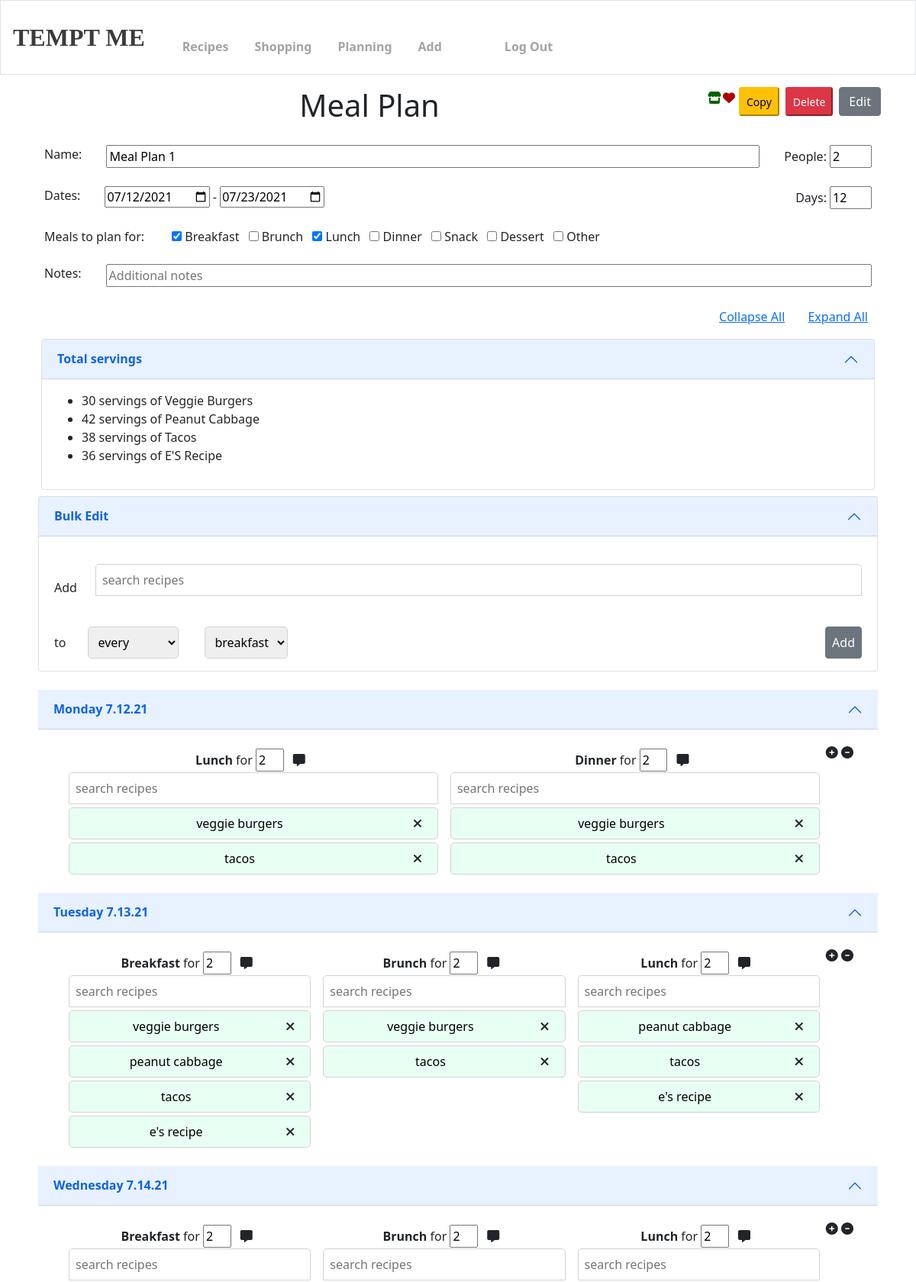
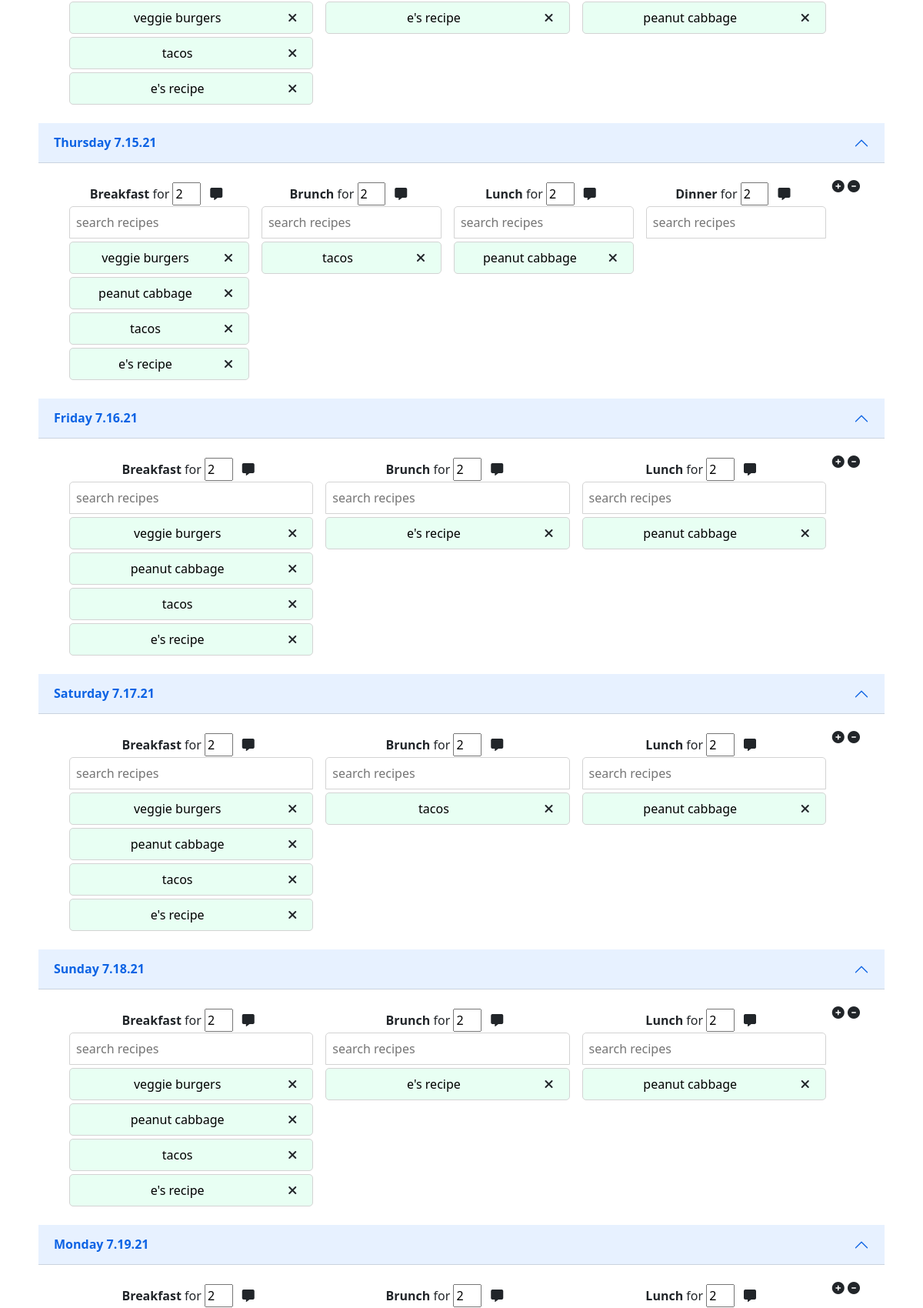
/recipes/28/edit_plan/ (signed in, upper part), run on the app's committed database (2 pictures, top to bottom).
### recipes/models.py (models this page shows, shortened)
class MealPlan(models.Model):
    name = models.CharField(max_length = 256)
    user = models.ForeignKey(User, on_delete=models.SET_NULL, null=True, blank=True)
    notes = models.CharField(max_length = 1024, null = True, blank = True)
    start_date = models.DateField(auto_now=False, auto_now_add=False, null=True, blank=True)
    end_date = models.DateField(auto_now=False, auto_now_add=False, null=True, blank=True)
    days = models.IntegerField(default = '7')
    people = models.IntegerField(default = '2')
    def __meal_field():
        return models.BooleanField(default = False)
    breakfast = __meal_field()
    brunch = __meal_field()
    lunch = __meal_field()
    dinner = __meal_field()
    snack = __meal_field()
    dessert = __meal_field()
    other = __meal_field()
    def get_recipe_amounts(self):
        recipe_list = {}
        for pm in self.planned_meals.all():
            for recipe in pm.recipes.all():
                if recipe in recipe_list.keys():
                    recipe_list[recipe] += pm.servings
                else:
                    recipe_list[recipe] = pm.servings
        return recipe_list

class CommonInfo(models.Model):
    name = models.CharField(max_length = 256)
    description = models.CharField(max_length = 1024, null = True, blank = True)
    user = models.ForeignKey(User, on_delete=models.SET_NULL, null=True, blank=True)
    class Meta:
        abstract = True
    def __str__(self):
        return self.name

class Recipe(CommonInfo):
    prep_time = models.IntegerField(null = True, blank = True)
    cook_time = models.IntegerField(null = True, blank = True)
    servings = models.IntegerField(default = 4)
    photo = models.ImageField(upload_to = "recipes/", null = True, blank = True)
    notes = models.CharField(max_length = 2048, null = True, blank = True)
    author = models.CharField(max_length = 150, default = "Anonymous")
    public = models.BooleanField(default = False)
    personalized = models.BooleanField(default = False)
    snack_or_meal = models.CharField(
        max_length = 10,
        choices = MEAL_CHOICES,
        default = 'MEAL'
    )

class PlannedMeal(models.Model):
    user = models.ForeignKey(User, on_delete=models.SET_NULL, null=True, blank=True)
    meal_plan = models.ForeignKey(MealPlan, on_delete = models.CASCADE, related_name = 'planned_meals')
    meal = models.CharField(
        max_length = 10,
        choices = MEALTIME_CHOICES,
        default = "DINNER"
    )
    servings = models.IntegerField(default = '2')
    day = models.IntegerField()
    recipes = models.ManyToManyField(Recipe, blank = True)
    notes = models.CharField(max_length = 226, null = True, blank = True)

### recipes/views.py (the view)
# urls.py: path('<int:plan_id>/edit_plan/', views.display_edit_plan, name='display_edit_plan'),
@login_required
def display_edit_plan(request, plan_id):
    ctx = get_display_edit_plan_ctx(request, plan_id)
    return render(request, 'recipes/edit_meal_plan.html', context = ctx)

### recipes/templates/recipes/edit_meal_plan.html (shortened to what this page needs)
{% extends 'base.html' %}
{% block main %}
    {% load recipe_extras %}
    {% include 'recipes/fav_shop_plan_bar.html' %}
    <div class='txt-align-c'>
        <h1>Meal Plan</h1>
    </div>
    <form name='edit_meal_plan' action='{% url "recipes:update_plan" plan.id %}' method='post'>
        {% include 'recipes/plan_base_info.html' %}
        <div class='m-2'>{% include 'recipes/expand_collapse.html' %}</div>
        <br>
        <br>
        <div id='contents' class='container'>
            {% include 'recipes/contents.html' %}
        </div>
        <div id='plan-container' class='plan-container m-2'>
            {% include 'recipes/plan_days.html' %}
        </div>
    </form>
{% endblock %}

### recipes/templates/recipes/plan_base_info.html (shortened to what this page needs)
{% load recipe_extras %}
<div class='container'>
    <div class='row'>
        <div class='col-sm-auto m-1'>
            Name:
        </div>
        <div class='col m-1'>
            {% if display_only %}
                <h6>{{ plan.name }}</h6>
            {% else %}
                {% if plan.name %}
                    <input type='name' name='name' value='{{ plan.name }}' class='w-100' autocomplete="off">
                {% elif plan_number %}
                    <input type='name' name='name' value='Meal Plan {{ plan_number }}' class='w-100' autocomplete="off">
                {% else %}
                    <input type='name' name='name' placeholder='name' class='w-100' autocomplete="off">
                {% endif %}
            {% endif %}
        </div>
        <div class='col-sm-auto m-1'>
            People:
            {% if display_only %}
                {{ plan.people }}
            {% else %}
                {% if plan %}
                    <input name='people' id='people' type='number' data-original='{{ plan.people }}' value='{{ plan.people }}' step='1' class='num-input'>
                {% else %}
                    <input name='people' id='people' type='number' data-original='2' value='2' step='1' class='num-input'>
                {% endif %}
            {% endif %}
        </div>
    </div>
    <div class='row'>
        <div class='col-sm-auto m-1'>
            Dates:
        </div>
        <div class='col m-1'>
            {% if display_only %}
                {{ plan.start_date }} - {{ plan.end_date }}
            {% else %}
                {% if plan %}
                    <input type='date' name='startdate' value='{{ plan.start_date|date:"c"}}' id='startdate' class='date-input'>
                    -
                    <input type='date' name='enddate' value='{{ plan.end_date|date:"c" }}' id='enddate' class='date-input'>
                {% else %}
                    <input type='date' name='startdate' id='startdate' value='{{ today }}' class='date-input'>
                    -
                    <input type='date' name='enddate' value='{{ today }}' id='enddate' class='date-input'>
                {% endif %}
            {% endif %}
        </div>
        <div class='col-sm-auto m-1'>
            Days:
            {% if display_only %}
                {{ plan.days }}
            {% else %}
                {% if plan %}
                    <input type='number' class='num-input' value='{{ plan.days }}' name='days' id='days' step='1' min='0'>
                {% else %}
                    <input type='number' class='num-input' value='7' name='days' id='days' step='1' min='0'>
                {% endif %}
            {% endif %}
        </div>
    </div>
    <div class='row'>
        {% if not display_only %}
            <div class='col-sm-auto m-1'>
                Meals to plan for:
            </div>
            <div class='col m-1'>
                {% for meal_time_choice in meal_time_choices %}
                    <span class='p-1'>
                        {% if plan %}
                            {% if meal_time_choice.1 in meals %}
                                <input type='checkbox' class='meal_time_choices' checked name='{{ meal_time_choice.1 }}' value='{{ meal_time_choice.1 }}'> <label for='{{ meal_time_choice.1 }}'>{{ meal_time_choice.1|title }}</label>
                            {% else %}
                                <input type='checkbox' class='meal_time_choices' name='{{ meal_time_choice.1 }}' value='{{ meal_time_choice.1 }}'> <label for='{{ meal_time_choice.1 }}'>{{ meal_time_choice.1|title }}</label>
                            {% endif %}
                        {% endif %}
                    </span>
                {% endfor %}
            </div>
        {% endif %}
    </div>
    <div class='row'>
        {% if display_only %}
            {% if plan.notes %}
                <div class='col-sm-auto m-1'>
                    Notes:
                </div>
                <div class='col m-1'>
                    {{ plan.notes }}
                </div>
            {% endif %}
        {% else %}
            <div class='col-sm-auto m-1'>
                Notes:
            </div>
            <div class='col m-1'>
                {% if plan.notes %}
                    <input name='notes' type='text' value='{{ plan.notes }}' autocomplete="off" class='w-100'>
                {% else %}
                    <input name='notes' type='text' placeholder='Additional notes' autocomplete="off" class='w-100'>
                {% endif %}
            </div>
        {% endif %}
    </div>
</div>

### recipes/templates/recipes/contents.html (shortened to what this page needs)
<div class="accordion" id="accordionServings">
    <div class="accordion-item">
        <h2 class="accordion-header" id="headingServings">
        <button class="accordion-button" type="button" data-bs-toggle="collapse" data-bs-target="#collapseServings" aria-expanded="true" aria-controls="collapseServings">
            <strong>Total servings</strong>
        </button>
        </h2>
        <div id="collapseServings" class="accordion-collapse collapse show" aria-labelledby="headingServings">
            <div class="accordion-body">
                <ul>
                    {% for recipe in recipes %}
                        <li>{{ recipe.1 }} servings of {{ recipe.0|title }}</li>
                    {% empty %}
                        <li>No meals yet! Go add something!</li>
                    {% endfor %}
                </ul>
            </div>
        </div>
    </div>
</div>

### recipes/templates/recipes/plan_added_recipes.html (shortened to what this page needs)
{% for recipe in recipes %}
    <div class='row added_recipe'>
        <div class='col'>
            <a href='{% url "recipes:detail" recipe.id %}' class='undecorated'>
                {% ifequal day 'all' %}
                    <div class='planned_meals' id='all_{{ recipe.id }}'>{{ recipe }}</div>
                {% else %}
                    <div id='{{ day|stringformat:"03d" }}_{{ recipe.id|stringformat:"04d" }}_{{ meal }}'>{{ recipe }}</div>
                {% endifequal %}
            </a>
        </div>
        {% if not display_only %}
            <div class='col-sm-auto'>
                <i class="fas fa-times delete"
                {% ifequal day 'all' %}
                    id='delete_all' onclick="remove_food('all', '', '{{recipe.id}}')"
                {% else %}
                    id='delete_{{ day|stringformat:"03d" }}_{{ recipe.id|stringformat:"04d" }}_{{ meal }}' onclick="remove_food('{{day}}', '{{meal}}', '{{recipe.id}}')"
                {% endifequal %}
                ></i>
            </div>
        {% endif %}
    </div>
{% endfor %}

### recipes/templates/recipes/meal_plan_card.html (shortened to what this page needs)
{% load recipe_extras %}
{% with day.1 as day_meals %}{% with day.2 as add_meals %}{% with day.0 as day %}
<div class="accordion-item" id='replaceable-content-{{ day|stringformat:"03d" }}'>
    <h2 class="accordion-header" id="panelsStayOpen-heading{{ forloop.counter }}">
    <button class="accordion-button" type="button" data-bs-toggle="collapse" data-bs-target="#panelsStayOpen-collapse{{ forloop.counter }}" aria-expanded="true" aria-controls="panelsStayOpen-collapse{{ forloop.counter }}">
        {% if plan.start_date %}
            <strong> {{ plan.start_date|plus_days:day|date:'l'}} {{ plan.start_date|plus_days:day|date:'n.d.y'}}</strong>
        {% else %}
            <strong> Day {{ day|add:'1' }}</strong>
        {% endif %}
    </button>
    </h2>
    <div id="panelsStayOpen-collapse{{ forloop.counter }}" class="accordion-collapse collapse show" aria-labelledby="panelsStayOpen-heading{{ forloop.counter }}">
        <div class="accordion-body">
            <div class='container'>
                {% if not display_only %}
                    <span class='right-align'>
                        <div class="btn-group dropstart">
                            <i class="fas fa-plus-circle" id="add_meal" data-bs-toggle="dropdown" aria-expanded="false"></i>
                        </div>
                        <div class="btn-group dropend">
                            <i class="fas fa-minus-circle " id="add_meal" data-bs-toggle="dropdown" aria-expanded="false"></i>
                        </div>
                    </span>
                {% endif %}
                <div class='row g-0 p-0 m-0'>
                    {% for meal in planned_meals|get_item:day %}
                        <div class="col g-0 p-0 m-2 txt-align-c">
                            <strong>{{ meal.meal|title }}</strong> for
                            {% if display_only %}
                                {{ meal.servings }}
                            {% else %}
                                <input name='meal_servings_{{ day|stringformat:"03d" }}_{{ meal.meal }}'
                                    id='{{ day|stringformat:"03d" }}_{{ meal.meal }}' type='number' value='{{ meal.servings }}'
                                    step='1' class='peep-input' data-meal='{{ meal.meal }}' data-day='{{ day }}'>
                                {% if not meal.notes %}
                                    <span>
                                        <i class="fas fa-comment-alt p-2" name='add_notes' id='add_notes_{{ day|stringformat:"03d" }}_{{ meal.meal }}' onclick='add_note("{{ day }}", "{{ meal.meal }}")'></i>
                                    </span>
                                {% endif %}
                                <div class='replaced_content_container'>
                                    <input type='text' name='user-input' class='recipe-search' id='search_{{ day|stringformat:"03d" }}_{{ meal.meal }}'
                                        placeholder="search recipes" autocomplete="off" onkeyup='schedule_list_call_helper(this)'
                                        onclick='close_lists(); schedule_list_call_helper(this)'>
                                </div>
                            {% endif %}
                            <div id='planned_food_{{ day|stringformat:"03d" }}_{{ meal.meal }}'>
                                {% with meal.recipes.all as recipes %}
                                    {% with meal.meal as meal %}
                                        {% include 'recipes/plan_added_recipes.html' %}
                                    {% endwith %}
                                {% endwith %}
                            </div>
                        </div>
                    {% empty %}
                        <div class='txt-align-c'>
                            No plans for today!
                        </div>
                    {% endfor %}
                </div>
            </div>
            {% endwith %}{% endwith %}{% endwith %}
        </div>
    </div>
</div>

### data on the page
MealPlan: name "Meal Plan 1", people "2", startdate "07/12/2021", enddate "07/23/2021", days "12", start_date|plus_days "Monday" "Tuesday" "Wednesday" "Thursday" "Friday" "Saturday" "Sunday" "Monday", start_date|plus_days "7.12.21" "7.13.21" "7.14.21" "7.15.21" "7.16.21" "7.17.21" "7.18.21" "7.19.21"
Recipe: recipe "30", name "Veggie Burgers", name "veggie burgers"
Recipe: recipe "42", name "Peanut Cabbage", name "peanut cabbage"
Recipe: recipe "38", name "Tacos", name "tacos"
Recipe: recipe "36", name "E'S Recipe", name "e's recipe"
PlannedMeal: meal "Lunch", servings "2"
PlannedMeal: meal "Dinner", servings "2"
PlannedMeal: meal "Breakfast", servings "2"
PlannedMeal: meal "Brunch", servings "2"
PlannedMeal: meal "Lunch", servings "2"
PlannedMeal: meal "Breakfast", servings "2"
PlannedMeal: meal "Brunch", servings "2"
PlannedMeal: meal "Lunch", servings "2"
PlannedMeal: meal "Breakfast", servings "2"
PlannedMeal: meal "Brunch", servings "2"
PlannedMeal: meal "Lunch", servings "2"
PlannedMeal: meal "Dinner", servings "2"
PlannedMeal: meal "Breakfast", servings "2"
PlannedMeal: meal "Brunch", servings "2"
PlannedMeal: meal "Lunch", servings "2"
PlannedMeal: meal "Breakfast", servings "2"
PlannedMeal: meal "Brunch", servings "2"
PlannedMeal: meal "Lunch", servings "2"
PlannedMeal: meal "Breakfast", servings "2"
PlannedMeal: meal "Brunch", servings "2"
PlannedMeal: meal "Lunch", servings "2"
PlannedMeal: meal "Breakfast", servings "2"
PlannedMeal: meal "Brunch", servings "2"
PlannedMeal: meal "Lunch", servings "2"

### other printed values
{{ meal_time_choice.1|title }} "Breakfast" "Lunch"
{{ meal_time_choice.1|title }} "Brunch" "Dinner" "Snack" "Dessert" "Other"
form field value "breakfast"
